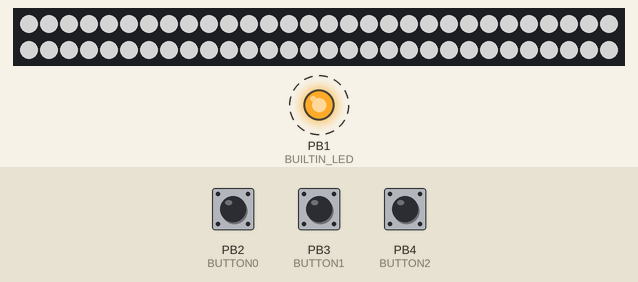
Bench run of a sketch on a simulated ATtiny85, built with avr-gcc and run on an emulated ATtiny85. Shown: 60 RGB LEDs in strip order, left to right, continuing on the next row, output pins drawn as LEDs (lit = HIGH). Dashed ring = blinking. The test bench sets the inputs (shaded band); at power-on: PB2 (BUTTON0) LOW, PB3 (BUTTON1) LOW, PB4 (BUTTON2) LOW. Dim RGB values are drawn brighter than linear.

Above: at 1.2 s.
1.3 s: PB2 (BUTTON0) pulled HIGH for 1 s
At 1.63 s:
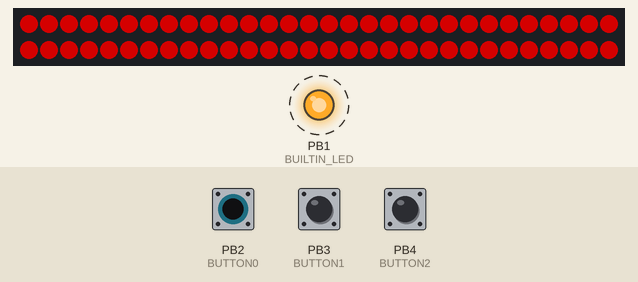
3.8 s: PB3 (BUTTON1) pulled HIGH for 3.2 s
At 5.13 s:
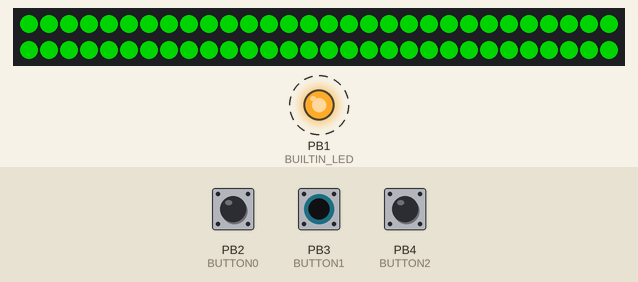
8.5 s: PB4 (BUTTON2) pulled HIGH for 0.15 s
At 8.59 s:
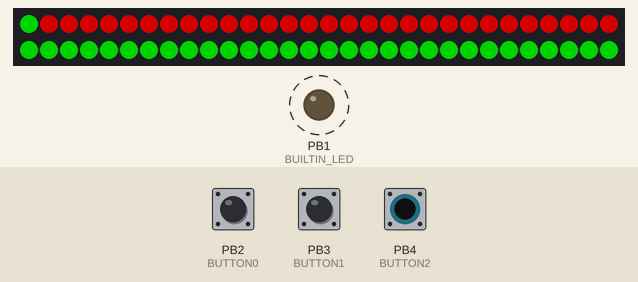
10.1 s: PB4 (BUTTON2) pulled HIGH for 3.2 s
At 11.4 s:
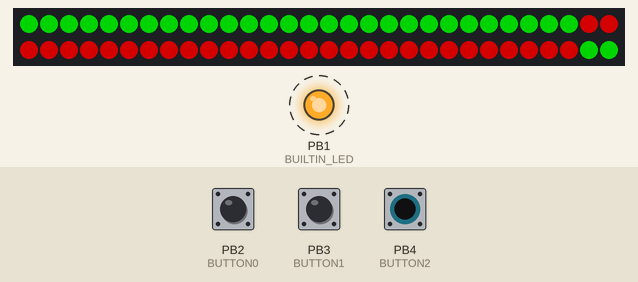
14.8 s: PB3 (BUTTON1) pulled HIGH for 1 s
At 15.38 s:
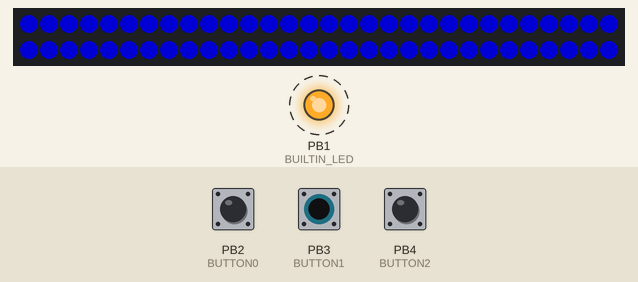
17.3 s: PB2 (BUTTON0) driven HIGH and PB3 (BUTTON1) driven HIGH and PB4 (BUTTON2) driven HIGH
At 18.4 s:
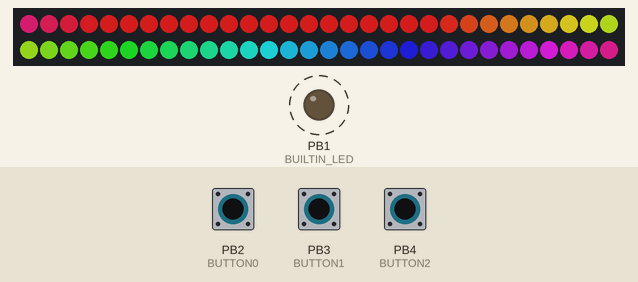
Timing chart, 0 to 20.0 s (numbered marks = the images above; inputs shaded):
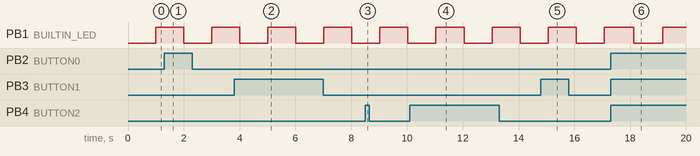

The sketch:

digispark_skateboard.ino
```cpp
#include <Arduino.h>
#include "neopixel_mode.h"

// the neopixel strip is connected to pin 0
#define BUILTIN_LED 1
#define BUTTON0     2
#define BUTTON1     3
#define BUTTON2     4
#define BRIGHTNESS  128  // can be up to 255

// mode1  details are specified as r, g, b
// mode4  details are specified as r1, g1, b1, r2, g2, b2, speed
// mode10 details are specified as r1, g1, b1, r2, g2, b2, speed
// mode12 details are specified as saturation, value, speed


uint8_t specification0[] = {BRIGHTNESS, BRIGHTNESS, BRIGHTNESS};    // mode1
uint8_t specification1[] = {BRIGHTNESS, 0, 0, 0, BRIGHTNESS, 0, 2}; // mode4
uint8_t specification2[] = {0, BRIGHTNESS, 0, 0, 0, BRIGHTNESS, 2}; // mode4
uint8_t specification3[] = {0, 0, BRIGHTNESS, BRIGHTNESS, 0, 0, 2}; // mode4
uint8_t specification4[] = {BRIGHTNESS, 0, 0, 0, BRIGHTNESS, 0, 2}; // mode10
uint8_t specification5[] = {0, BRIGHTNESS, 0, 0, 0, BRIGHTNESS, 2}; // mode10
uint8_t specification6[] = {0, 0, BRIGHTNESS, BRIGHTNESS, 0, 0, 2}; // mode10
uint8_t specification7[] = {220, BRIGHTNESS, 1};                    // mode12

unsigned long previous = 0, now;

void setup() {
  pinMode(BUILTIN_LED, OUTPUT);
  pinMode(BUTTON0, INPUT);
  pinMode(BUTTON1, INPUT);
  pinMode(BUTTON2, INPUT);
  strip.begin(); // this is declared in neopixel_mode
} // setup

void loop() {
  // blink the builtin LED for diagnostics
  now = millis();
  if ((now - previous) > 1000) {
    digitalWrite(BUILTIN_LED, !digitalRead(BUILTIN_LED));
    previous = now;
  }

  // combine the three buttons in a single binary mode
  uint8_t mode = (digitalRead(BUTTON0) << 0) | (digitalRead(BUTTON1) << 1) | (digitalRead(BUTTON2) << 2);

  // update the Neopixel LED strip according to the current mode
  switch (mode) {
    case 0:
      mode1(specification0);
      break;
    case 1:
      mode4(specification1);
      break;
    case 2:
      mode4(specification2);
      break;
    case 3:
      mode4(specification3);
      break;
    case 4:
      mode10(specification4);
      break;
    case 5:
      mode10(specification5);
      break;
    case 6:
      mode10(specification6);
      break;
    case 7:
      mode12(specification7);
      break;
  }
} // loop
```

colorspace.cpp
```cpp
#include "colorspace.h"

hsv rgb2hsv(rgb in)
{
  hsv         out;
  double      min, max, delta;

  min = in.r < in.g ? in.r : in.g;
  min = min  < in.b ? min  : in.b;

  max = in.r > in.g ? in.r : in.g;
  max = max  > in.b ? max  : in.b;

  out.v = max;                              // v
  delta = max - min;
  if (delta < 0.00001)
  {
    out.s = 0;
    out.h = 0; // undefined, maybe nan?
    return out;
  }
  if ( max > 0.0 ) { // NOTE: if Max is == 0, this divide would cause a crash
    out.s = (delta / max);                  // s
  } else {
    // if max is 0, then r = g = b = 0
    // s = 0, v is undefined
    out.s = 0.0;
    out.h = 0. / 0.;                        // its now undefined
    return out;
  }
  if ( in.r >= max )                        // > is bogus, just keeps compilor happy
    out.h = ( in.g - in.b ) / delta;        // between yellow & magenta
  else if ( in.g >= max )
    out.h = 2.0 + ( in.b - in.r ) / delta;  // between cyan & yellow
  else
    out.h = 4.0 + ( in.r - in.g ) / delta;  // between magenta & cyan

  out.h *= 60.0;                            // degrees

  if ( out.h < 0.0 )
    out.h += 360.0;

  return out;
}


rgb hsv2rgb(hsv in)
{
  double      hh, p, q, t, ff;
  long        i;
  rgb         out;

  if (in.s <= 0.0) {      // < is bogus, just shuts up warnings
    out.r = in.v;
    out.g = in.v;
    out.b = in.v;
    return out;
  }
  hh = in.h;
  if (hh >= 360.0) hh = 0.0;
  hh /= 60.0;
  i = (long)hh;
  ff = hh - i;
  p = in.v * (1.0 - in.s);
  q = in.v * (1.0 - (in.s * ff));
  t = in.v * (1.0 - (in.s * (1.0 - ff)));

  switch (i) {
    case 0:
      out.r = in.v;
      out.g = t;
      out.b = p;
      break;
    case 1:
      out.r = q;
      out.g = in.v;
      out.b = p;
      break;
    case 2:
      out.r = p;
      out.g = in.v;
      out.b = t;
      break;

    case 3:
      out.r = p;
      out.g = q;
      out.b = in.v;
      break;
    case 4:
      out.r = t;
      out.g = p;
      out.b = in.v;
      break;
    case 5:
    default:
      out.r = in.v;
      out.g = p;
      out.b = q;
      break;
  }
  return out;
}
```

colorspace.h
```cpp
#ifndef _COLORSPACE_H_
#define _COLORSPACE_H_

typedef struct {
  double r;       // percent
  double g;       // percent
  double b;       // percent
} rgb;

typedef struct {
  double h;       // angle in degrees
  double s;       // percent
  double v;       // percent
} hsv;

hsv rgb2hsv(rgb);
rgb hsv2rgb(hsv);

#endif
```

neopixel_mode.cpp
```cpp
/*
    This is a subset of the color modes supported by my esp8266_artnet_neopixel sketch, see
    https://github.com/robertoostenveld/arduino/tree/master/esp8266_artnet_neopixel

    The functions have the same name and more or less similar functionality, but have been
    simplified to save memory.
*/

#include "neopixel_mode.h"
#include "colorspace.h"

Adafruit_NeoPixel strip = Adafruit_NeoPixel(NUMPIXELS, PIN, NEO_GRB);

#define ENABLE_MODE1
#define ENABLE_MODE4
#define ENABLE_MODE10
#define ENABLE_MODE12

/************************************************************************************/

void mode1(uint8_t * data) {
#ifdef ENABLE_MODE1
  int r, g, b;

  r = data[0];
  g = data[1];
  b = data[2];

  for (int pixel = 0; pixel < strip.numPixels(); pixel++)
    strip.setPixelColor(pixel, r, g, b);
  strip.show();
#endif
}

/************************************************************************************/

void mode4(uint8_t * data) {
#ifdef ENABLE_MODE4
  int r, g, b;

  // determine the current phase in the temporal cycle
  float phase = CONFIG_SPEED * data[6] * millis() * 0.360;
  phase = WRAP360(phase);

  // pick between the two colors
  if (phase < 180) {
    r = data[0];
    g = data[1];
    b = data[2];
  }
  else {
    r = data[3];
    g = data[4];
    b = data[5];
  }

  for (int pixel = 0; pixel < strip.numPixels(); pixel++)
    strip.setPixelColor(pixel, r, g, b);
  strip.show();
#endif
}

/************************************************************************************/

void mode10(uint8_t * data) {
#ifdef ENABLE_MODE10
  int r, g, b;

  // determine the current phase in the temporal cycle
  float phase = CONFIG_SPEED * data[6] * millis() * 0.360;

  for (int pixel = 0; pixel < strip.numPixels(); pixel++) {
    float position = (360. * pixel / (strip.numPixels() - 1)) * CONFIG_SPLIT - phase;
    position = WRAP360(position);

    if (position < 180) {
      r = data[0];
      g = data[1];
      b = data[2];
    }
    else {
      r = data[3];
      g = data[4];
      b = data[5];
    }

    strip.setPixelColor(pixel, r, g, b);
  }
  strip.show();
#endif
};

/************************************************************************************/

void mode12(uint8_t * data) {
#ifdef ENABLE_MODE12

  float saturation = 1. * data[0];
  float value      = 1. * data[1] ;
  float speed      = CONFIG_SPEED * data[2];

  // determine the current phase in the temporal cycle
  float phase = (speed * millis()) * 0.360;

  for (int pixel = 0; pixel < strip.numPixels(); pixel++) {
    float hue = (360. * pixel / strip.numPixels()) * CONFIG_SPLIT - phase;
    hue = WRAP360(hue);

    int r = hue;             // hue, between 0-360
    int g = saturation;      // saturation, between 0-255
    int b = value;           // value, between 0-255
    map_hsv_to_rgb(&r, &g, &b);

    strip.setPixelColor(pixel, r, g, b);
  }
  strip.show();
#endif
};

/************************************************************************************/

void map_hsv_to_rgb(int *r, int *g, int *b) {
  hsv in;
  rgb out;
  in.h = 360. * (*r) / 256.;
  in.s =   1. * (*g) / 255.;
  in.v =   1. * (*b) / 255.;
  out = hsv2rgb(in);
  (*r) = out.r * 255;
  (*g) = out.g * 255;
  (*b) = out.b * 255;
}
```

neopixel_mode.h
```cpp
#ifndef _NEOPIXEL_MODE_H_
#define _NEOPIXEL_MODE_H_

#include <Adafruit_NeoPixel.h>

#define PIN            0
#define NUMPIXELS      60

// in the original version these can be configured dynamically
#define CONFIG_SPEED   1.0
#define CONFIG_SPLIT   1

#define ROUND(x)   (int(x + 0.5))
#define ABS(x)     (x * (x < 0 ? -1 : 1))
#define MIN(x, y)  (x < y ? x : y)
#define MAX(x, y)  (x > y ? x : y)
#define WRAP360(x) (x > 0 ? (x - int((x)/360)*360) : (x - int((x)/360 - 1)*360))  // between    0 and 360
#define WRAP180(x) (WRAP360(x) < 180 ? WRAP360(x) : WRAP360(x) - 360)             // between -180 and 180
#define BALANCE(l, x1, x2)  ((x1) * (1. - l) + (x2) * l)

extern Adafruit_NeoPixel strip;

// the naming of these modes corresponds to my ESP8266 Artnet Neopixel module
void mode1(uint8_t *);
void mode4(uint8_t *);
void mode10(uint8_t *);
void mode12(uint8_t *);

void map_hsv_to_rgb(int *, int *, int *);

#endif
```

Measured:
- after the input at 1.3 s, the LEDs: first change at once (image 1 shows a later state)
- after the input at 3.8 s, the LEDs: first change at once (image 2 shows a later state)
- after the input at 8.5 s, the LEDs: change at once (image 3)
- after the input at 10.1 s, the LEDs: first change after 0.25 s (image 4 shows a later state)
- after the input at 14.8 s, the LEDs: change at once (image 5)
- after the input at 17.3 s, the LEDs: first change after 0.06 s (image 6 shows a later state)
- by itself, PB1 (BUILTIN_LED): alternates HIGH for 1.0 s and LOW for 1.0 s
